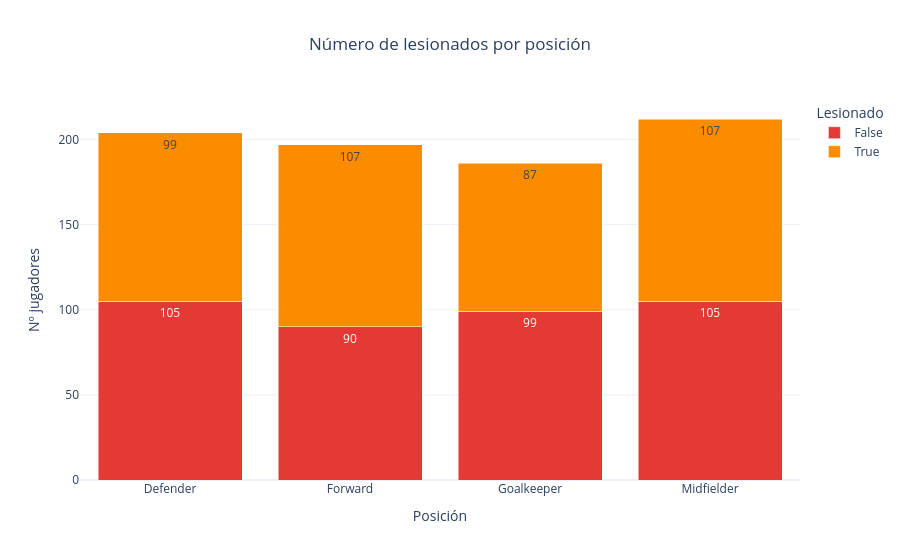

Notebook code cell kept with this figure:
### Markdown cell above
Analizamos si hay posiciones en el campo más expuestas a las lesiones que otras. Las barras apiladas nos permiten ver a la vez el número total de jugadores por posición y la proporción de lesionados dentro de cada una.

### Code cell
# Sacamos por posición tanto el número de jugadores que se han lesionado durante esta temporada como los que no.
datos_stacked = df_csv.groupby(['Position', 'Injury_Current_Season']).size().reset_index(name='Count')

# px.bar() con barmode='stack' crea barras APILADAS.
# Diferencia con barras agrupadas:
#   - Agrupadas (barmode='group'): barras lado a lado → compara valores individuales
#   - Apiladas (barmode='stack'): barras una encima de otra → compara totales y composición
# color='Injury_Current_Season'      → cada valor de la columna Injury_Current_Season tiene un color diferente
# color_discrete_map={...} → asignamos colores específicos a cada valor de la columna Injury_Current_Season
fig = px.bar(
    datos_stacked,
    x='Position',
    y='Count',
    color='Injury_Current_Season',
    text='Count',
    barmode='stack',
    title='Número de lesionados por posición',
    labels={'Position': 'Posición', 'Injury_Current_Season': 'Lesionado', 'Count': 'Nº jugadores'},
    color_discrete_map={False: '#E53935', True: '#FB8C00'}
)

# template='plotly_white' aplica un tema visual limpio con fondo blanco.
# Otros templates disponibles: 'plotly', 'plotly_dark', 'seaborn', 'simple_white'
fig.update_layout(template='plotly_white', title_x=0.5)

# fig.show() renderiza el gráfico interactivo.
# Pasa el ratón por cada sección de la barra para ver los valores.
fig.show()
print(f'No existen grandes diferencias en el número de lesionados entre posiciones, aunque los centrocampistas y delanteros presentan ligeramente más casos.')

### Figure 1 — Plotly figure (JSON) as saved in the notebook; plotly's stock layout.template omitted (floating-point values rounded to 4 significant figures)
{"data": [{"hovertemplate": "Lesionado=False<br>Posición=%{x}<br>Nº jugadores=%{text}<extra></extra>", "legendgroup": "False", "marker": {"color": "#E53935", "pattern": {"shape": ""}}, "name": "False", "orientation": "v", "showlegend": true, "text": [105.0, 90.0, 99.0, 105.0], "textposition": "auto", "type": "bar", "x": ["Defender", "Forward", "Goalkeeper", "Midfielder"], "xaxis": "x", "y": [105, 90, 99, 105], "yaxis": "y"}, {"hovertemplate": "Lesionado=True<br>Posición=%{x}<br>Nº jugadores=%{text}<extra></extra>", "legendgroup": "True", "marker": {"color": "#FB8C00", "pattern": {"shape": ""}}, "name": "True", "orientation": "v", "showlegend": true, "text": [99.0, 107.0, 87.0, 107.0], "textposition": "auto", "type": "bar", "x": ["Defender", "Forward", "Goalkeeper", "Midfielder"], "xaxis": "x", "y": [99, 107, 87, 107], "yaxis": "y"}], "layout": {"barmode": "stack", "legend": {"title": {"text": "Lesionado"}, "tracegroupgap": 0}, "title": {"text": "Número de lesionados por posición", "x": 0.5}, "xaxis": {"anchor": "y", "domain": [0, 1], "title": {"text": "Posición"}}, "yaxis": {"anchor": "x", "domain": [0, 1], "title": {"text": "Nº jugadores"}}}}
